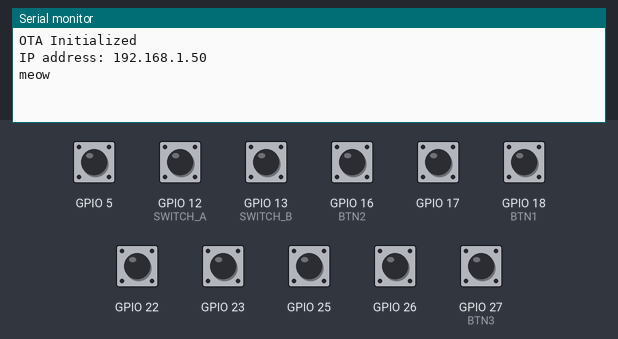
Bench run of a program on a simulated ESP32. On the bench: the last lines printed to the serial monitor. The test bench sets the inputs (shaded band); at power-on: GPIO 5, GPIO 12 (SWITCH_A), GPIO 13 (SWITCH_B), GPIO 16 (BTN2), GPIO 17, GPIO 18 (BTN1), GPIO 22, GPIO 23, GPIO 25, GPIO 26, GPIO 27 (BTN3) HIGH. WiFi joins after 1.5 s; servers stay silent unless stated; not simulated (calls return 0 or success): credentials.h.

Above: at 2.7 s.
2.8 s: GPIO 12 (SWITCH_A) pulled LOW for 0.15 s
At 4.0 s:
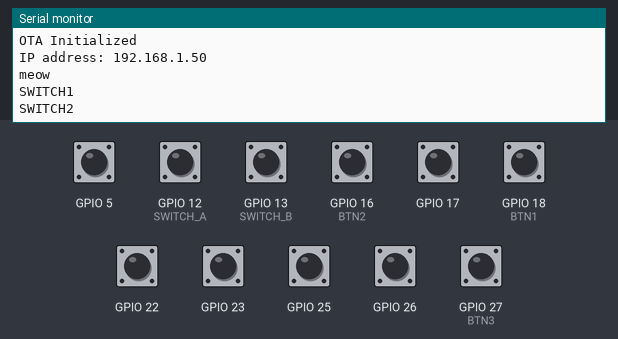
4.4 s: GPIO 16 (BTN2) pulled LOW for 0.15 s
At 5.6 s:
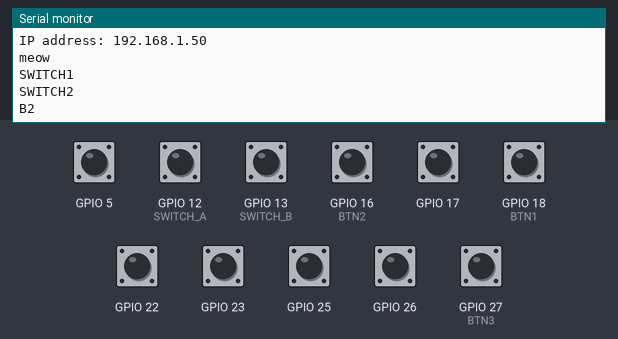
6.0 s: GPIO 13 (SWITCH_B) pulled LOW for 0.15 s
At 7.3 s:
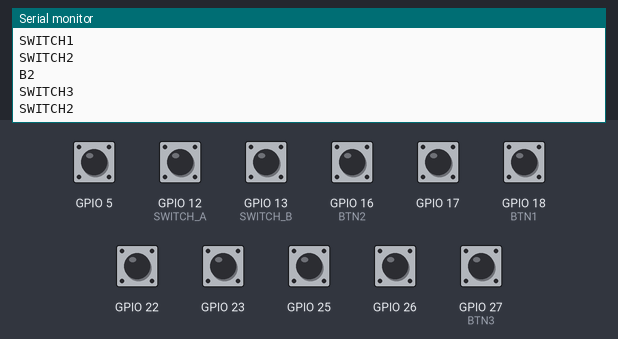
7.6 s: GPIO 18 (BTN1) pulled LOW for 0.15 s
At 8.2 s:
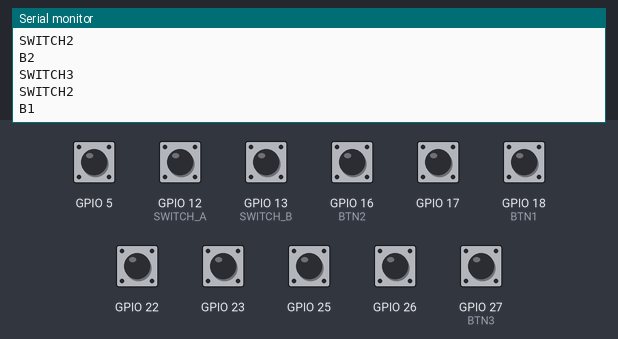
9.2 s: GPIO 27 (BTN3) pulled LOW for 0.15 s
At 10.5 s:
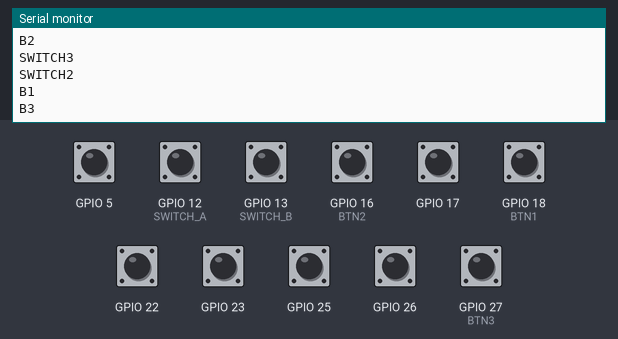
Timing chart, 0 to 11.8 s (numbered marks = the images above; inputs shaded):
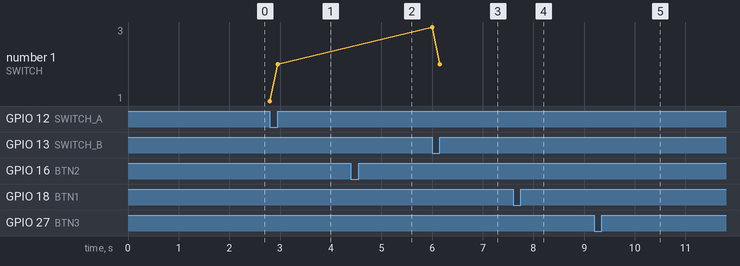

Measured:
- after the input at 2.8 s, the serial monitor: prints a new line at once (image 1)
- after the input at 4.4 s, the serial monitor: prints a new line at once (image 2)
- after the input at 6.0 s, the serial monitor: prints a new line at once (image 3)
- after the input at 7.6 s, the serial monitor: prints a new line at once (image 4)
- after the input at 9.2 s, the serial monitor: prints a new line at once (image 5)

The program:

main.cpp
```cpp
#include <Arduino.h>

#include <soc/soc.h>
#include <soc/rtc_cntl_reg.h>

#include "RotaryEncoder.h"
#include "Button.h"


//#include "BleKeyboard.h"
//#include "Potentiometer.h"

#include "BluetoothSerial.h"

#include "Switch3w.h"

//#include "BLEMidi.h"

#include "OTA.h"
#include "credentials.h"

//BluetoothSerial SerialBT;

//https://randomnerdtutorials.com/esp32-pinout-reference-gpios/


#define VOLUME_INPUT 34

//BLUE for
//encoders:
#define ENC3_A 26
#define ENC3_B 25
#define BTN3 27


#define ENC1_A 23
#define ENC1_B 22
#define BTN1 18

//either enc3 or led
#define ENC2_A 17
#define ENC2_B 5
#define BTN2 16

//switch
#define SWITCH_A 12
#define SWITCH_B 13

RotaryEncoder encoders[] = {
  RotaryEncoder(ENC1_A, ENC1_B),
  RotaryEncoder(ENC2_A, ENC2_B),
  RotaryEncoder(ENC3_A, ENC3_B),
};
constexpr size_t encoders_len = sizeof(encoders)/sizeof(encoders[0]);

Button buttons[] = {
  Button(BTN1),
  Button(BTN2),
  Button(BTN3),
};

//Potentiometer potentiometer = Potentiometer(pin_potentiometer);
Switch3w switch_ = Switch3w(SWITCH_A, SWITCH_B);
constexpr size_t buttons_len = sizeof(buttons)/sizeof(buttons[0]);


WiFiUDP Udp;
unsigned int localUdpPort = 4444;  //  port to listen on

//BleKeyboard bleKeyboard("Janeta Keyboard", "Azbyn");


#ifdef BLUETOOTH_KB_MODE
template<typename A>
void send_key(A k1) {
  if(bleKeyboard.isConnected()) {
    bleKeyboard.write(k1);
  }
}

template<typename A, typename B>
void send_key(A k1, B k2) {
  if(bleKeyboard.isConnected()) {
    bleKeyboard.press(k1);
    bleKeyboard.press(k2);
    bleKeyboard.releaseAll();
  }
}


void encoder1_plus_action()  {
  //BLEMidiServer.controlChange(/*channel*/1, 42, 127);
  send_key(KEY_MEDIA_VOLUME_UP);
  }
void encoder1_minus_action() {
  //BLEMidiServer.controlChange(/*channel*/1, 42, 0);
   send_key(KEY_MEDIA_VOLUME_DOWN);
}

void encoder2_plus_action()  { send_key(KEY_RIGHT_ARROW); }
void encoder2_minus_action() { send_key(KEY_LEFT_ARROW); }

void encoder3_plus_action()  { send_key(KEY_UP_ARROW); }
void encoder3_minus_action() { send_key(KEY_DOWN_ARROW); }

void btn1_action() { send_key(KEY_LEFT_GUI, '1'); }
void btn2_action() { send_key(' ');  }
void btn3_action() {
  send_key(KEY_PAGE_UP);//TODO
}

void sw1_action() { send_key(KEY_LEFT_GUI, '5'); }
void sw2_action() { send_key(KEY_LEFT_GUI, '6'); }
void sw3_action() { send_key(KEY_LEFT_GUI, '7'); }
#else
void encoder1_plus_action()  {}
void encoder1_minus_action() {}

void encoder2_plus_action()  { }
void encoder2_minus_action() { }

void encoder3_plus_action()  { }
void encoder3_minus_action() {  }

void btn1_action() { }
void btn2_action() { }
void btn3_action() { }

void sw1_action() {  }
void sw2_action() {  }
void sw3_action() {  }
#endif


void setup() {
  WRITE_PERI_REG(RTC_CNTL_BROWN_OUT_REG, 0); //disable brownout detector

  Serial.begin(115200);
  setupOTA("Janeta", SSID, PASS);


  Udp.begin(localUdpPort);


  //Serial.println("Starting BLE!");
  Serial.println("meow");
  //bleKeyboard.begin();

#ifdef BLUETOOTH_MIDI_MODE
  BLEMidiServer.begin("Janeta Midi");
#endif

  //SerialBT.begin();
  // The input voltage of ADC will be attenuated, extending the range of
  // measurement to up to approx. 1100 mV. (1V input = ADC reading of 3722).
  //analogSetAttenuation(ADC_2_5db);// ^

  //analogSetAttenuation(ADC_11db);
  //todo serial bluetooth

  switch_.init();

  for (int i = 0; i < buttons_len; ++i) {
    buttons[i].init();
  }

  for (int i = 0; i < encoders_len; ++i) {
    encoders[i].init();
  }
#if 0
//see https://gist.github.com/santolucito/4016405f54850f7a216e9e453fe81803
  Serial.printf("Now listening at IP %s, UDP port %d\n", WiFi.localIP().toString().c_str(), localUdpPort);
  char incomingPacket[255];  // buffer for incoming packets
  // we recv one packet from the remote so we can know its IP and port
  bool readPacket = false;
  while (!readPacket) {
    ArduinoOTA.handle();

    int packetSize = Udp.parsePacket();
    if (packetSize)
     {
      // receive incoming UDP packets
      Serial.printf("Received %d bytes from %s, port %d\n", packetSize, Udp.remoteIP().toString().c_str(), Udp.remotePort());
      int len = Udp.read(incomingPacket, 255);
      if (len > 0)
      {
        incomingPacket[len] = 0;
      }
      Serial.printf("UDP packet contents: %s\n", incomingPacket);
      readPacket = true;
    }
  }
#endif
}
//bool udp_ok = false;
void sendData(const char* data) {
  //see https://gist.github.com/santolucito/4016405f54850f7a216e9e453fe81803
  Serial.println(data);
  //if (udp_ok) {
  Udp.beginPacket("192.168.100.37", localUdpPort);

  //Udp.printf("%s\n", data);
  Udp.printf("%s\n", data);
  //Udp.print("meow\n");
  Udp.endPacket();
  //}
}

void update_encoders() {
  //char data[8];
  int enc_val;
  if (encoders_len > 0) {
    enc_val = encoders[0].update();

    if (enc_val > 0) {
      sendData("E1+");
      encoder1_plus_action();

    } else if (enc_val < 0) {
      sendData("E1-");
      encoder1_minus_action();
    }
  }

  if (encoders_len > 1) {
    enc_val = encoders[1].update();

    if (enc_val > 0) {
      sendData("E2+");
      encoder2_plus_action();

    } else if (enc_val < 0) {
      sendData("E2-");
      encoder2_minus_action();
    }
  }

  if (encoders_len > 2) {
    enc_val = encoders[2].update();

    if (enc_val > 0) {
      sendData("E3+");
      encoder3_plus_action();

    } else if (enc_val < 0) {
      sendData("E3-");
      encoder3_minus_action();
    }
  }

  if (buttons_len > 0) {
    if (buttons[0].isDown()) {
      sendData("B1");
      btn1_action();
    }
  }
  if (buttons_len > 1) {
    if (buttons[1].isDown()) {
      sendData("B2");
      btn2_action();
    }
  }

  if (buttons_len > 2) {
    if (buttons[2].isDown()) {
      sendData("B3");
      btn3_action();
    }
  }
}

//#define SAMPLING_FREQUENCY (2048/2)

//const unsigned int samplingPeriod = round(1000000*(1.0/SAMPLING_FREQUENCY)); //Period in microseconds


void debug_prints() {
  Serial.printf("%d %d; ",
    //ENC1_A, digitalRead(ENC1_A),
    ///ENC1_B, digitalRead(ENC1_B),
    BTN1, digitalRead(BTN1));

  Serial.printf("%d %d; ",
    BTN2, digitalRead(BTN2));

  Serial.printf("%d %d; ",
    BTN3, digitalRead(BTN3));

  Serial.printf("SW %d %d, %d %d\n",SWITCH_A, digitalRead(SWITCH_A), SWITCH_B, digitalRead(SWITCH_B));

  //Serial.printf("\n");
}


void loop() {
  //udp_ok = true;
  char data[32];
  update_encoders();
 // delay(50);

  //debug_prints();

  ArduinoOTA.handle();


  int switch_val = switch_.update();
  if (switch_val > 0) {
    snprintf(data, sizeof(data), "SWITCH%d", switch_val);
    sendData(data);
  }
  //unsigned long microSeconds = micros();


  //int analogValue = potentiometer.update();// analogRead(32);
  // Rescale to potentiometer's voltage (from 0V to 3.3V):
  //float voltage = floatMap(analogValue, 0, 4095, 0, 3.3);
  //Serial.printf("%d\n", analogValue);


  //Serial.printf("%d;", switch_.update());
  //Serial.printf("%d, %d\n", digitalRead(SWITCH_A), digitalRead(SWITCH_B));
   //Udp.beginPacket(Udp.remoteIP(), Udp.remotePort());
  // Just test touch pin - Touch0 is T0 which is on GPIO 4.
  //Udp.printf("Meow");// String(touchRead(T0)).c_str(),2);
//  Udp.endPacket();

   /*while(micros() < (microSeconds + 100)) {
    //do nothing
    update_encoders();
    ArduinoOTA.handle();
  }*/
}
```

Button.h
```cpp
#pragma once
#include <Arduino.h>

class Button {
    uint8_t pin;
    unsigned long next_valid_time = 0;

    bool lastState = 1;
public:
    Button(uint8_t pin): pin(pin) {}

    void init() {
        pinMode(pin, INPUT_PULLUP);

        //attachInterruptArg(pin, [](void* p){ ((Button*)p)->onPinUpdate(); },
        //                   this, FALLING);
    }

    Button(const Button&) = delete;
    Button(Button&&) = default;
    Button& operator=(const Button&) = delete;
    Button& operator=(Button&&) = default;


    int isDown() {
        if (digitalRead(pin) == HIGH) {
            lastState = 1;
        } else {
            if (lastState == 1) {
                lastState = 0;
                auto t = millis();
                if (t > next_valid_time) {
                    next_valid_time = t + 200;
                    return 1;
                }
            }
        }
        return 0;
    }

private:
/*
    void onPinUpdate() {
        auto t = millis();
        if (t > next_valid_time) {

            next_valid_time = t + 10;
            onPressed();
        }
        //last_time = t;//millis();
    }*/
};
```

OTA.h
```cpp
#ifdef ESP32
#include <WiFi.h>
#include <ESPmDNS.h>
#else
#include <ESP8266WiFi.h>
#include <ESP8266mDNS.h>
#endif

#include <WiFiUdp.h>
#include <ArduinoOTA.h>

#if defined(ESP32_RTOS) && defined(ESP32)
void ota_handle( void * parameter ) {
  for (;;) {
    ArduinoOTA.handle();
    delay(3500);
  }
}
#endif

void setupOTA(const char* nameprefix, const char* ssid, const char* password) {
  // Configure the hostname
  uint16_t maxlen = strlen(nameprefix) + 7;
  char *fullhostname = new char[maxlen];
  uint8_t mac[6];
  WiFi.macAddress(mac);
  snprintf(fullhostname, maxlen, "%s-%02x%02x%02x", nameprefix, mac[3], mac[4], mac[5]);
  ArduinoOTA.setHostname(fullhostname);
  delete[] fullhostname;

  // Configure and start the WiFi station
  WiFi.mode(WIFI_STA);
  WiFi.begin(ssid, password);

  // Wait for connection
  while (WiFi.waitForConnectResult() != WL_CONNECTED) {
    Serial.println("Connection Failed! Rebooting...");
    delay(5000);
    ESP.restart();
  }

  // Port defaults to 3232
  // ArduinoOTA.setPort(3232); // Use 8266 port if you are working in Sloeber IDE, it is fixed there and not adjustable

  // No authentication by default
  // ArduinoOTA.setPassword("admin");

  // Password can be set with it's md5 value as well
  // MD5(admin) = 21232f297a57a5a743894a0e4a801fc3
  // ArduinoOTA.setPasswordHash("21232f297a57a5a743894a0e4a801fc3");

  ArduinoOTA.onStart([]() {
	//NOTE: make .detach() here for all functions called by Ticker.h library - not to interrupt transfer process in any way.
    String type;
    if (ArduinoOTA.getCommand() == U_FLASH)
      type = "sketch";
    else // U_SPIFFS
      type = "filesystem";

    // NOTE: if updating SPIFFS this would be the place to unmount SPIFFS using SPIFFS.end()
    Serial.println("Start updating " + type);
  });

  ArduinoOTA.onEnd([]() {
    Serial.println("\nEnd");
  });

  ArduinoOTA.onProgress([](unsigned int progress, unsigned int total) {
    Serial.printf("Progress: %u%%\r", (progress / (total / 100)));
  });

  ArduinoOTA.onError([](ota_error_t error) {
    Serial.printf("Error[%u]: ", error);
    if (error == OTA_AUTH_ERROR) Serial.println("\nAuth Failed");
    else if (error == OTA_BEGIN_ERROR) Serial.println("\nBegin Failed");
    else if (error == OTA_CONNECT_ERROR) Serial.println("\nConnect Failed");
    else if (error == OTA_RECEIVE_ERROR) Serial.println("\nReceive Failed");
    else if (error == OTA_END_ERROR) Serial.println("\nEnd Failed");
  });

  ArduinoOTA.begin();

  Serial.println("OTA Initialized");
  Serial.print("IP address: ");
  Serial.println(WiFi.localIP());

#if defined(ESP32_RTOS) && defined(ESP32)
  xTaskCreate(
    ota_handle,          /* Task function. */
    "OTA_HANDLE",        /* String with name of task. */
    10000,            /* Stack size in bytes. */
    NULL,             /* Parameter passed as input of the task */
    1,                /* Priority of the task. */
    NULL);            /* Task handle. */
#endif
}
```

RotaryEncoder.h
```cpp
#pragma once

#include <Arduino.h>

#define DIR_NONE 0x0
// Clockwise step.
#define DIR_CW 0x10
// Anti-clockwise step.
#define DIR_CCW 0x20
//https://github.com/buxtronix/arduino/blob/master/libraries/Rotary/Rotary.cpp
//https://circuits4you.com/2016/05/13/rotary-encoder-arduino-ky-040/

#define R_START 0x0
#define R_CW_FINAL 0x1
#define R_CW_BEGIN 0x2
#define R_CW_NEXT 0x3
#define R_CCW_BEGIN 0x4
#define R_CCW_FINAL 0x5
#define R_CCW_NEXT 0x6

constexpr const uint8_t ttable[7][4] = {
  // R_START
  {R_START,    R_CW_BEGIN,  R_CCW_BEGIN, R_START},
  // R_CW_FINAL
  {R_CW_NEXT,  R_START,     R_CW_FINAL,  R_START | DIR_CW},
  // R_CW_BEGIN
  {R_CW_NEXT,  R_CW_BEGIN,  R_START,     R_START},
  // R_CW_NEXT
  {R_CW_NEXT,  R_CW_BEGIN,  R_CW_FINAL,  R_START},
  // R_CCW_BEGIN
  {R_CCW_NEXT, R_START,     R_CCW_BEGIN, R_START},
  // R_CCW_FINAL
  {R_CCW_NEXT, R_CCW_FINAL, R_START,     R_START | DIR_CCW},
  // R_CCW_NEXT
  {R_CCW_NEXT, R_CCW_FINAL, R_CCW_BEGIN, R_START},
};

class RotaryEncoder {
  //      o btn
  // [  ] o gnd
  // [  ] o enc A
  //      o enc B

private:
  uint8_t state = R_START;
  uint8_t pinA;
  uint8_t pinB;

public:

  RotaryEncoder(uint8_t pinA, uint8_t pinB) : pinA(pinA), pinB(pinB) {}
  void init() {
    pinMode(pinA, INPUT_PULLUP);
    pinMode(pinB, INPUT_PULLUP);

    //attachInterruptArg(pinA, [](void* p){ ((RotaryEncoder*)p)->onPinUpdate(); }, this, CHANGE);
    //attachInterruptArg(pinB, [](void* p){ ((RotaryEncoder*)p)->onPinUpdate(); }, this, CHANGE);

  }
  int update() {
    return onPinUpdate();
  }
  RotaryEncoder(RotaryEncoder&& ) = default; //= delete;
  RotaryEncoder(const RotaryEncoder& ) = delete;
  RotaryEncoder& operator=(RotaryEncoder&& ) = default;// = delete;
  RotaryEncoder& operator=(const RotaryEncoder& ) = delete;
private:

  int onPinUpdate() {
    uint8_t val = (digitalRead(pinA) << 1) | digitalRead(pinB);
    state = ttable[state& 0xF][val];

    if (state == (R_START | DIR_CW)) {
        return 1;
    }
    else if (state == (R_START | DIR_CCW)) {
        return -1;
    }
    return 0;
  }
};
```

Switch3w.h
```cpp
#pragma once

#include <Arduino.h>
class Switch3w {

private:
  uint8_t pinA, pinB;

  int last_val = 0;

public:

  Switch3w(uint8_t pinA, uint8_t pinB) : pinA(pinA), pinB(pinB) {}
  void init() {
    pinMode(pinA, INPUT_PULLUP);
    pinMode(pinB, INPUT_PULLUP);


  }

  bool first = true;
  int update() {
    int val = get_val();
    if (val == last_val) return 0;
    last_val = val;
    if (first) {
      first = false;
      return 0;
    }
    return val;
  }
  int get_val() {
    bool a = digitalRead(pinA) == LOW;
    bool b = digitalRead(pinB) == LOW;


    if (a && !b) return 1;
    if (!a && b) return 3;
    return 2;
  }
  Switch3w(Switch3w&& ) = default; //= delete;
  Switch3w(const Switch3w& ) = delete;
  Switch3w& operator=(Switch3w&& ) = default;// = delete;
  Switch3w& operator=(const Switch3w& ) = delete;
};
```
